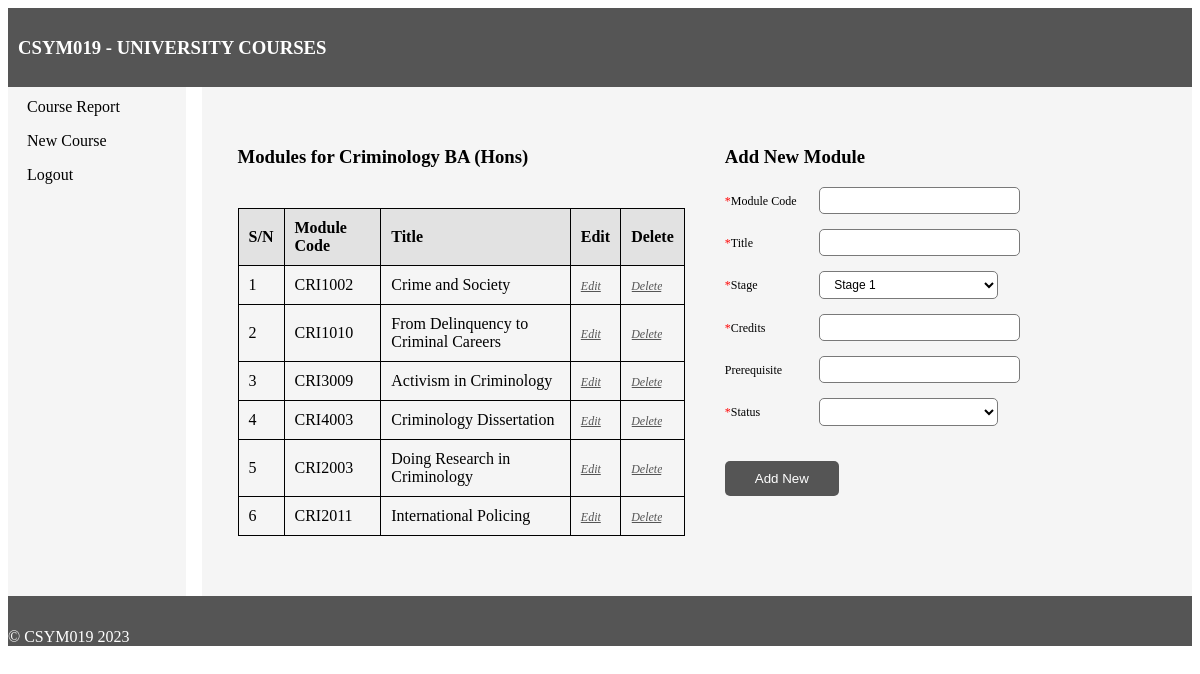
/modules.php?id=58 (signed in), run on the app's committed database.
### tables this page shows
CREATE TABLE `courses` (
  `id` int NOT NULL AUTO_INCREMENT,
  `updated_at` timestamp NOT NULL DEFAULT CURRENT_TIMESTAMP,
  `created_at` timestamp NOT NULL DEFAULT CURRENT_TIMESTAMP,
  `level` varchar(255) NOT NULL,
  `ucas_regular` varchar(4) DEFAULT NULL,
  `ucas_foundation` varchar(4) DEFAULT NULL,
  `duration_fulltime` int NOT NULL,
  `duration_parttime` varchar(10) DEFAULT NULL,
  `duration_foundation` int DEFAULT NULL,
  `duration_placement` tinyint(1) DEFAULT NULL,
  `start_dates` json NOT NULL,
  `location` varchar(255) DEFAULT NULL,
  `icon_url` varchar(255) DEFAULT NULL,
  `course_name` varchar(255) NOT NULL,
  `subject` varchar(255) NOT NULL,
  `link_url` varchar(255) DEFAULT NULL,
  `summary` text,
  `highlights` json DEFAULT NULL,
  `req_summary` json DEFAULT NULL,
  `req_foundation` json DEFAULT NULL,
  `english_req` text,
  `fees_year` varchar(20) NOT NULL,
  `fees_uk_fulltime` int NOT NULL,
  `fees_uk_parttime` int DEFAULT NULL,
  `fees_uk_foundation` int DEFAULT NULL,
  `fees_intl_fulltime` int NOT NULL,
  `fees_intl_parttime` int DEFAULT NULL,
  `fees_intl_foundation` int DEFAULT NULL,
  `fees_withplacement` int DEFAULT NULL,
  `fees_extras` json DEFAULT NULL,
  `faqs` json DEFAULT NULL,
  `related_courses` json DEFAULT NULL,
  PRIMARY KEY (`id`)
);

CREATE TABLE `modules` (
  `module_code` varchar(10) NOT NULL,
  `stage` varchar(10) DEFAULT NULL,
  `title` varchar(255) NOT NULL,
  `credits` int NOT NULL,
  `status` varchar(255) NOT NULL,
  `type` varchar(255) DEFAULT NULL,
  `prereq` varchar(10) DEFAULT NULL,
  `course_id` int NOT NULL,
  KEY `course_id` (`course_id`),
  CONSTRAINT `modules_ibfk_2` FOREIGN KEY (`course_id`) REFERENCES `courses` (`id`) ON DELETE CASCADE ON UPDATE RESTRICT
);

### src/modules.php (the view, shortened to what this page needs)
<?php
if ($_SESSION["authenticated"] !== true) {
    header("Location: index.php");
    exit();
} else {
    require_once('config_db.php');
    if (!isset($_GET['id'])) {
        header("Location: courselist.php");
        exit();
    } else {
        $course_id = $_GET['id'];
        $stmt = $pdo->prepare('SELECT * FROM courses WHERE id = :id');
        $values = [
            'id' => $course_id
        ];
        $stmt->execute($values);
        $currentCourse = $stmt->fetch(PDO::FETCH_ASSOC);
        $selectedStatus = '';
        $isEdit = false;
        $statusOptions = ['Compulsory', 'Designated'];
        if ($currentCourse) {
            $stmt = $pdo->prepare('SELECT * FROM modules WHERE course_id = :id');
            $values = [
                'id' => $course_id
            ];
            $stmt->execute($values);
            $results = $stmt->fetchAll(PDO::FETCH_ASSOC);
            if (isset($_GET['edit'])) {
                $isEdit = true;
                $selectedModuleCode = $_GET['edit'];
                $stmt = $pdo->prepare('SELECT * FROM modules WHERE module_code = :code');
                $stmt->bindParam(':code', $selectedModuleCode);
                $stmt->execute();
                $currentModule = $stmt->fetch(PDO::FETCH_ASSOC);
                if ($currentModule) {
                    $selectedType = $currentModule['type'];
                    $selectedStage = $currentModule['stage'];
                    $selectedStatus = $currentModule['status'];
                    prepopulateModuleFields($currentModule);
                } else {
                    header("Location: modules.php?id=" . $course_id);
                    exit();
                }
            } else {
                $selectedStage = 'stage1';
            }
        } else {
            header("Location: courselist.php");
            exit();
        }
    }
}
?>
<!DOCTYPE html>
<html>
<head>
    <link rel="stylesheet" href="./layout.css">
</head>
<body>
    <main>
        <div class="section-group">
            <div class="cols">
                <h3>
                    Modules for
                    <?php echo $currentCourse['course_name'] ?>
                </h3>
                <?php if ($results): ?>
                    <table id="courses">
                        <thead>
                            <tr>
                                <th>S/N</th>
                                <th>Module Code</th>
                                <th>Title</th>
                                <th>Edit</th>
                                <th>Delete</th>
                            </tr>
                        </thead>
                        <tbody id='table-contents'>
                            <?php foreach ($results as $index => $row) {
                                echo '
                                    <tr>
                                        <td>' . ($index + 1) . '</td>
                                        <td>' . $row['module_code'] . '</td>
                                        <td>' . $row['title'] . '</td>
                                        <form action="" method="POST">
                                        <td>
                                        <a class="linkaction" href="modules.php?id=' . $course_id . '&edit=' . $row['module_code'] . '">Edit</a>
                                        </td>
                                        <td>
                                        <input class="linkaction" type="hidden" name="moduleToDelete" value="' . $row['module_code'] . '">
                                        <input class="linkaction" type="submit" name="delete" value="Delete" />
                                        </td>
                                        </form>
                                    </tr>
                                ';
                            }
                            ?>
                        </tbody>
                    </table>
                <?php else: ?>
                    <p class='error'> No rows available</p>
                <?php endif; ?>
            </div>
            <div class="cols">
                <h3>
                    <?php echo $isEdit === true ? 'Update Module' : 'Add New Module'; ?>
                </h3>
                <form id="moduleform" action="" method="POST">
                    <div class="form-input-wrapper">
                        <label for="code"><span class="required">*</span>Module Code</label>
                        <input type="text" name="code"
                            value="<?php echo isset($_POST['code']) ? $_POST['code'] : ''; ?>" />
                    </div>
                    <div class="form-input-wrapper">
                        <label for="title"><span class="required">*</span>Title</label>
                        <input type="text" name="title"
                            value="<?php echo isset($_POST['title']) ? $_POST['title'] : ''; ?>" />
                    </div>
                    <?php if ($currentCourse['level'] === "Undergraduate"): ?>
                        <div class="form-input-wrapper">
                            <label for="stage"><span class="required">*</span>Stage</label>
                            <select name="stage">
                                <?php
                                for ($i = 1; $i <= $currentCourse['duration_fulltime']; $i++) {
                                    $isSelected = ($selectedStage === 'stage' . $i . '') ? "selected" : "";
                                    echo "<option value='stage$i' $isSelected>Stage $i</option>";
                                }
                                ?>
                            </select>
                        </div>
                    <?php endif; ?>
                    <div class="form-input-wrapper">
                        <label for="credits"><span class="required">*</span>Credits</label>
                        <input type="number" name="credits" min="0"
                            value="<?php echo isset($_POST['credits']) ? $_POST['credits'] : ''; ?>" />
                    </div>
                    <div class="form-input-wrapper">
                        <label for="prereq">Prerequisite</label>
                        <input type="text" name="prereq"
                            value="<?php echo isset($_POST['prereq']) ? $_POST['prereq'] : ''; ?>" />
                    </div>
                    <div class="form-input-wrapper">
                        <label for="status"><span class="required">*</span>Status</label>
                        <select name="status">
                            <option></option>
                            <?php
                            foreach ($statusOptions as $status) {
                                $isSelected = ($status === $selectedStatus) ? "selected" : "";
                                echo "<option value='$status' $isSelected>$status</option>";
                            }
                            ?>
                        </select>
                    </div>
                    <div class="form-input-wrapper">
                        <button type="submit" name="submit">
                            <?php echo $isEdit === true ? 'Update' : 'Add New'; ?>
                        </button>
                    </div>
                </form>
            </div>
        </div>
    </main>
    <footer>&copy; CSYM019 2023</footer>
</body>
</html>

### src/layout.css (style rules this page uses)
body { display: grid; grid-template-columns: 15% 85%; grid-template-rows: auto; grid-template-areas: "header header" "nav main" "footer footer"; }
header { background-color: #555; color: white; padding: 10px; grid-area: header; }
nav { background-color: whitesmoke; color: black; grid-area: nav; }
nav>ul { list-style-type: none; margin: 0; padding: 0; border-right: 2%; border-color: whitesmoke; border-style: solid; background-color: whitesmoke; }
nav>ul li a { display: block; color: #000; padding: 8px 16px; text-decoration: none; }
main { background-color: whitesmoke; color: black; margin-left: 1em; padding-left: 1em; grid-area: main; }
footer { padding-top: 2em; background-color: #555; color: white; grid-area: footer; }
button, input[type="submit"] { width: auto; padding: 10px 30px; margin-top: 20px; background-color: #555; color: #fff; border: none; border-radius: 5px; cursor: pointer; }
table { border-collapse: collapse; border-spacing: 0; width: 100%; margin: 20px auto; }
#courses { margin-top: 40px; }
thead { background-color: rgb(226, 226, 226); }
tbody { background-color: transparent; }
th, td { padding: 10px; text-align: left; border: 1px solid black; }
th:first-child { width: 20px; }
.linkaction { font-style: italic; color: #555; }
select { background-color: #ffffff; border: 1px solid rgb(121, 121, 121); border-radius: 5px; padding: 5px 10px; cursor: pointer; font-size: 12px; }
.form-input-wrapper { display: flex; align-items: baseline; margin-bottom: 15px; }
.form-input-wrapper label { font-size: 12px; margin-right: 5px; width: 10%; }
.form-input-wrapper input, .form-input-wrapper textarea { background-color: #ffffff; border: 1px solid rgb(121, 121, 121); border-radius: 5px; padding: 5px 10px; }
.form-input-wrapper select, .form-input-wrapper input { width: 20%; }
.required { color: red; }
.section-group { display: flex; justify-content: space-between; margin: 40px 20px; }
.cols { flex-basis: 50%; }
.section-group .cols:first-child { margin-right: 40px; }
#moduleform { display: flex; flex-direction: column; align-items: flex-start; }
#moduleform .form-input-wrapper { width: 100%; display: flex; align-items: baseline; }
#moduleform label { flex-basis: 20%; }
#moduleform input, #moduleform select { flex-basis: 40%; }
.section-group input[type="submit"] { cursor: pointer; text-decoration: underline; background-color: transparent; color: #555; padding: 0; margin: 0; font-family: serif; }
.section-group .linkaction { font-size: 12px; }

### data on the page
courses: course_name "Criminology BA (Hons)"
modules: module_code "CRI1002", title "Crime and Society"
modules: module_code "CRI1010", title "From Delinquency to Criminal Careers"
modules: module_code "CRI3009", title "Activism in Criminology"
modules: module_code "CRI4003", title "Criminology Dissertation"
modules: module_code "CRI2003", title "Doing Research in Criminology"
modules: module_code "CRI2011", title "International Policing"
